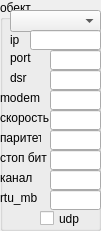
   <widget class="QGroupBox" name="groupBox_58">
    <property name="geometry">
     <rect>
      <x>830</x>
      <y>160</y>
      <width>101</width>
      <height>231</height>
     </rect>
    </property>
    <property name="title">
     <string>обект</string>
    </property>
    <widget class="QComboBox" name="comboBox_6">
     <property name="geometry">
      <rect>
       <x>10</x>
       <y>10</y>
       <width>91</width>
       <height>22</height>
      </rect>
     </property>
    </widget>
    <widget class="QLineEdit" name="lineEdit_115">
     <property name="geometry">
      <rect>
       <x>30</x>
       <y>30</y>
       <width>71</width>
       <height>20</height>
      </rect>
     </property>
    </widget>
    <widget class="QCheckBox" name="checkBox_28">
     <property name="geometry">
      <rect>
       <x>40</x>
       <y>210</y>
       <width>41</width>
       <height>17</height>
      </rect>
     </property>
     <property name="text">
      <string>udp</string>
     </property>
    </widget>
    <widget class="QLineEdit" name="lineEdit_116">
     <property name="geometry">
      <rect>
       <x>50</x>
       <y>50</y>
       <width>51</width>
       <height>20</height>
      </rect>
     </property>
    </widget>
    <widget class="QLabel" name="label_131">
     <property name="geometry">
      <rect>
       <x>10</x>
       <y>30</y>
       <width>21</width>
       <height>20</height>
      </rect>
     </property>
     <property name="text">
      <string>ip</string>
     </property>
    </widget>
    <widget class="QLabel" name="label_132">
     <property name="geometry">
      <rect>
       <x>10</x>
       <y>50</y>
       <width>31</width>
       <height>16</height>
      </rect>
     </property>
     <property name="text">
      <string>port</string>
     </property>
    </widget>
    <widget class="QLineEdit" name="lineEdit_117">
     <property name="geometry">
      <rect>
       <x>50</x>
       <y>70</y>
       <width>51</width>
       <height>20</height>
      </rect>
     </property>
    </widget>
    <widget class="QLineEdit" name="lineEdit_118">
     <property name="geometry">
      <rect>
       <x>50</x>
       <y>90</y>
       <width>51</width>
       <height>20</height>
      </rect>
     </property>
    </widget>
    <widget class="QLabel" name="label_133">
     <property name="geometry">
      <rect>
       <x>10</x>
       <y>70</y>
       <width>31</width>
       <height>16</height>
      </rect>
     </property>
     <property name="text">
      <string>dsr</string>
     </property>
    </widget>
    <widget class="QLabel" name="label_134">
     <property name="geometry">
      <rect>
       <x>0</x>
       <y>90</y>
       <width>41</width>
       <height>16</height>
      </rect>
     </property>
     <property name="text">
      <string>modem</string>
     </property>
    </widget>
    <widget class="QLabel" name="label_135">
     <property name="geometry">
      <rect>
       <x>0</x>
       <y>110</y>
       <width>51</width>
       <height>16</height>
      </rect>
     </property>
     <property name="text">
      <string>скорость</string>
     </property>
    </widget>
    <widget class="QLabel" name="label_136">
     <property name="geometry">
      <rect>
       <x>0</x>
       <y>130</y>
       <width>41</width>
       <height>16</height>
      </rect>
     </property>
     <property name="text">
      <string>паритет</string>
     </property>
    </widget>
    <widget class="QLabel" name="label_137">
     <property name="geometry">
      <rect>
       <x>0</x>
       <y>150</y>
       <width>51</width>
       <height>16</height>
      </rect>
     </property>
     <property name="text">
      <string>стоп бит</string>
     </property>
    </widget>
    <widget class="QLineEdit" name="lineEdit_119">
     <property name="geometry">
      <rect>
       <x>50</x>
       <y>110</y>
       <width>51</width>
       <height>20</height>
      </rect>
     </property>
    </widget>
    <widget class="QLineEdit" name="lineEdit_120">
     <property name="geometry">
      <rect>
       <x>50</x>
       <y>130</y>
       <width>51</width>
       <height>20</height>
      </rect>
     </property>
    </widget>
    <widget class="QLineEdit" name="lineEdit_121">
     <property name="geometry">
      <rect>
       <x>50</x>
       <y>150</y>
       <width>51</width>
       <height>20</height>
      </rect>
     </property>
    </widget>
    <widget class="QLineEdit" name="lineEdit_122">
     <property name="geometry">
      <rect>
       <x>50</x>
       <y>170</y>
       <width>51</width>
       <height>20</height>
      </rect>
     </property>
    </widget>
    <widget class="QLineEdit" name="lineEdit_123">
     <property name="geometry">
      <rect>
       <x>50</x>
       <y>190</y>
       <width>51</width>
       <height>20</height>
      </rect>
     </property>
    </widget>
    <widget class="QLabel" name="label_138">
     <property name="geometry">
      <rect>
       <x>0</x>
       <y>170</y>
       <width>41</width>
       <height>16</height>
      </rect>
     </property>
     <property name="text">
      <string>канал</string>
     </property>
    </widget>
    <widget class="QLabel" name="label_139">
     <property name="geometry">
      <rect>
       <x>0</x>
       <y>190</y>
       <width>41</width>
       <height>16</height>
      </rect>
     </property>
     <property name="text">
      <string>rtu_mb</string>
     </property>
    </widget>
   </widget>
